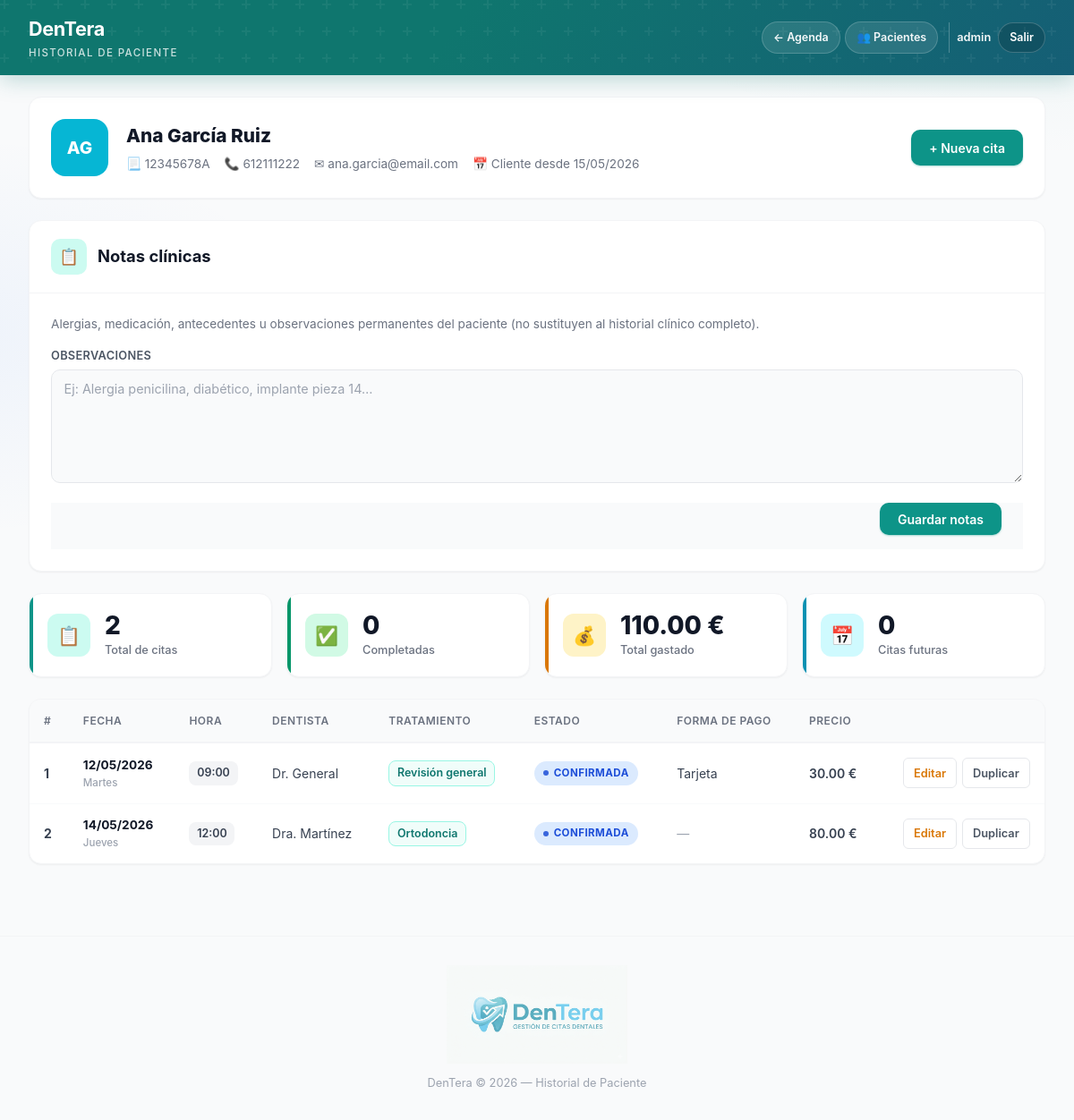
Screenshot of /paciente.php?id=1 (signed in) with the database file from the repository.
### tables this page shows
CREATE TABLE IF NOT EXISTS pacientes (
    id INT AUTO_INCREMENT PRIMARY KEY,
    nombre VARCHAR(120) NOT NULL,
    dni VARCHAR(20) DEFAULT '',
    telefono VARCHAR(20) DEFAULT '',
    email VARCHAR(120) DEFAULT '',
    notas_clinicas TEXT NULL COMMENT 'Alergias, antecedentes, observaciones clínicas',
    creado TIMESTAMP DEFAULT CURRENT_TIMESTAMP,
    actualizado TIMESTAMP DEFAULT CURRENT_TIMESTAMP ON UPDATE CURRENT_TIMESTAMP,
    INDEX idx_nombre (nombre),
    INDEX idx_dni (dni),
    INDEX idx_email (email)
);

CREATE TABLE IF NOT EXISTS citas (
    id INT AUTO_INCREMENT PRIMARY KEY,
    paciente_id INT NULL,
    paciente VARCHAR(120) NOT NULL,
    dni VARCHAR(20) DEFAULT '',
    telefono VARCHAR(20) DEFAULT '',
    email VARCHAR(120) DEFAULT '',
    fecha DATE NOT NULL,
    hora TIME NOT NULL,
    orden_agenda INT NULL DEFAULT NULL COMMENT 'Orden manual en listado (misma fecha)',
    dentista VARCHAR(100) DEFAULT '',
    doctor_id INT NULL,
    motivo VARCHAR(255) DEFAULT '',
    tratamiento_id INT NULL,
    estado ENUM('pendiente', 'confirmada', 'cancelada', 'completada') DEFAULT 'pendiente',
    forma_pago VARCHAR(30) DEFAULT '',
    usuario_id INT NULL,
    notas TEXT,
    creado TIMESTAMP DEFAULT CURRENT_TIMESTAMP,
    actualizado TIMESTAMP DEFAULT CURRENT_TIMESTAMP ON UPDATE CURRENT_TIMESTAMP,
    INDEX idx_fecha (fecha),
    INDEX idx_cita_fecha_orden (fecha, orden_agenda),
    INDEX idx_estado (estado),
    INDEX idx_paciente (paciente),
    INDEX idx_cita_paciente (paciente_id),
    INDEX idx_doctor (doctor_id),
    INDEX idx_tratamiento (tratamiento_id),
    INDEX idx_cita_usuario (usuario_id),
    FOREIGN KEY (paciente_id) REFERENCES pacientes(id) ON DELETE SET NULL,
    FOREIGN KEY (doctor_id) REFERENCES doctores(id) ON DELETE SET NULL,
    FOREIGN KEY (tratamiento_id) REFERENCES tratamientos(id) ON DELETE SET NULL,
    FOREIGN KEY (usuario_id) REFERENCES usuarios(id) ON DELETE SET NULL
);

CREATE TABLE IF NOT EXISTS doctores (
    id INT AUTO_INCREMENT PRIMARY KEY,
    nombre VARCHAR(100) NOT NULL,
    especialidad VARCHAR(100) DEFAULT '',
    tipo ENUM('doctor','higienista') DEFAULT 'doctor',
    telefono VARCHAR(20) DEFAULT '',
    email VARCHAR(120) DEFAULT '',
    activo TINYINT(1) DEFAULT 1,
    usuario_id INT NULL,
    creado TIMESTAMP DEFAULT CURRENT_TIMESTAMP,
    INDEX idx_doc_usuario (usuario_id),
    FOREIGN KEY (usuario_id) REFERENCES usuarios(id) ON DELETE SET NULL
);

CREATE TABLE IF NOT EXISTS tratamientos (
    id INT AUTO_INCREMENT PRIMARY KEY,
    nombre VARCHAR(100) NOT NULL UNIQUE,
    descripcion VARCHAR(255) DEFAULT '',
    duracion INT DEFAULT 30,
    precio DECIMAL(8,2) DEFAULT 0.00,
    activo TINYINT(1) DEFAULT 1,
    usuario_id INT NULL,
    creado TIMESTAMP DEFAULT CURRENT_TIMESTAMP,
    INDEX idx_trat_usuario (usuario_id),
    FOREIGN KEY (usuario_id) REFERENCES usuarios(id) ON DELETE SET NULL
);

### paciente.php (the view, shortened to what this page needs)
<?php
require_once 'config.php';
$id = (int) ($_GET['id'] ?? 0);
$stmt = $pdo->prepare('SELECT * FROM pacientes WHERE id = ?');
$stmt->execute([$id]);
$paciente = $stmt->fetch();
$stmtCitas = $pdo->prepare("SELECT c.*, t.nombre as tratamiento_nombre, t.precio as tratamiento_precio,
                                   d.nombre as doctor_nombre, d.especialidad as doctor_especialidad
                            FROM citas c
                            LEFT JOIN tratamientos t ON c.tratamiento_id = t.id
                            LEFT JOIN doctores d ON c.doctor_id = d.id
                            WHERE c.paciente_id = ?
                            ORDER BY c.fecha ASC, c.hora ASC");
$stmtCitas->execute([$id]);
$citas = $stmtCitas->fetchAll();
$totalGastado = 0;
$totalCitas = count($citas);
$citasCompletadas = 0;
foreach ($citas as $c) {
    if ($c['tratamiento_precio'] !== null && $c['estado'] !== 'cancelada') {
        $totalGastado += (float) $c['tratamiento_precio'];
    }
}
function traduccion($e) {
    return [
        'pendiente'  => 'Pendiente',
        'confirmada' => 'Confirmada',
        'cancelada'  => 'Cancelada',
        'completada' => 'Completada',
    ][$e] ?? $e;
}
function diaSemana($fecha) {
    $dias = ['Domingo','Lunes','Martes','Miércoles','Jueves','Viernes','Sábado'];
    return $dias[date('w', strtotime($fecha))];
}
$formas_pago = [
    'efectivo' => 'Efectivo',
    'tarjeta' => 'Tarjeta',
    'transferencia' => 'Transferencia',
    'bizum' => 'Bizum',
    'seguro' => 'Seguro médico',
];
?>
<!DOCTYPE html>
<html lang="es">
<head>
    <link rel="stylesheet" href="estilos.css">
</head>
<body>
<?php
require __DIR__ . '/inc/header.php';
?>
<main class="container">
    <div class="patient-history-header">
        <div class="patient-history-main">
            <div class="patient-avatar-lg" style="background:<?= colorAvatar($paciente['nombre']) ?>">
                <?= iniciales($paciente['nombre']) ?>
            </div>
            <div class="patient-info-lg">
                <h2><?= htmlspecialchars($paciente['nombre']) ?></h2>
                <div class="patient-meta">
                    <?php if ($paciente['dni']): ?>
                        <span>&#x1F4C3; <?= htmlspecialchars($paciente['dni']) ?></span>
                    <?php endif; ?>
                    <?php if ($paciente['telefono']): ?>
                        <span>&#x1F4DE; <?= htmlspecialchars($paciente['telefono']) ?></span>
                    <?php endif; ?>
                    <?php if ($paciente['email']): ?>
                        <span>&#x2709; <?= htmlspecialchars($paciente['email']) ?></span>
                    <?php endif; ?>
                    <span>&#x1F4C5; Cliente desde <?= date('d/m/Y', strtotime($paciente['creado'])) ?></span>
                </div>
            </div>
        </div>
        <div class="patient-history-actions no-print">
            <a href="crear.php?desde_paciente=<?= $id ?>" class="btn btn-primary">+ Nueva cita</a>
        </div>
    </div>
    <div class="form-card notas-clinicas-card no-print">
        <div class="form-header">
            <div class="form-header-icon">&#x1F4CB;</div>
            <h2>Notas clínicas</h2>
        </div>
        <form method="post" class="form-body">
            <p class="notas-clinicas-hint">Alergias, medicación, antecedentes u observaciones permanentes del paciente (no sustituyen al historial clínico completo).</p>
            <div class="form-group full">
                <label for="notas_clinicas">Observaciones</label>
                <textarea id="notas_clinicas" name="notas_clinicas" rows="5" class="notas-clinicas-textarea"
                          placeholder="Ej: Alergia penicilina, diabético, implante pieza 14…"><?= htmlspecialchars($paciente['notas_clinicas'] ?? '') ?></textarea>
            </div>
            <div class="form-footer" style="border-top:none;padding-top:0;">
                <button type="submit" class="btn btn-primary">Guardar notas</button>
            </div>
        </form>
    </div>
    <div class="stats">
        <div class="stat-card blue">
            <div class="stat-icon">&#x1F4CB;</div>
            <div class="stat-info">
                <div class="stat-num"><?= $totalCitas ?></div>
                <div class="stat-label">Total de citas</div>
            </div>
        </div>
        <div class="stat-card green">
            <div class="stat-icon">&#x2705;</div>
            <div class="stat-info">
                <div class="stat-num"><?= $citasCompletadas ?></div>
                <div class="stat-label">Completadas</div>
            </div>
        </div>
        <div class="stat-card yellow">
            <div class="stat-icon">&#x1F4B0;</div>
            <div class="stat-info">
                <div class="stat-num"><?= number_format($totalGastado, 2) ?> €</div>
                <div class="stat-label">Total gastado</div>
            </div>
        </div>
        <div class="stat-card cyan">
            <div class="stat-icon">&#x1F4C5;</div>
            <div class="stat-info">
                <div class="stat-num"><?= count(array_filter($citas, fn($c) => strtotime($c['fecha']) >= strtotime(date('Y-m-d')) && $c['estado'] !== 'cancelada')) ?></div>
                <div class="stat-label">Citas futuras</div>
            </div>
        </div>
    </div>
    <div class="table-wrapper">
        <?php if (count($citas) === 0): ?>
            <div class="empty">
                <div class="empty-icon">&#x1F4CB;</div>
                <h3>Sin citas registradas</h3>
                <p>Este paciente no tiene citas en el sistema.</p>
            </div>
        <?php else: ?>
            <table>
                <thead>
                    <tr>
                        <th>#</th>
                        <th>Fecha</th>
                        <th>Hora</th>
                        <th>Dentista</th>
                        <th>Tratamiento</th>
                        <th>Estado</th>
                        <th class="hide-mobile">Forma de pago</th>
                        <th class="hide-mobile">Precio</th>
                        <th></th>
                    </tr>
                </thead>
                <tbody>
                    <?php $num = 0; foreach ($citas as $c): $num++; ?>
                    <tr>
                        <td><strong><?= $num ?></strong></td>
                        <td>
                            <div class="date-cell">
                                <span class="date-main"><?= date('d/m/Y', strtotime($c['fecha'])) ?></span>
                                <span class="date-day"><?= diaSemana($c['fecha']) ?></span>
                            </div>
                        </td>
                        <td><span class="time-badge"><?= date('H:i', strtotime($c['hora'])) ?></span></td>
                        <td><?= htmlspecialchars($c['doctor_nombre'] ?: '—') ?></td>
                        <td>
                            <?php if ($c['tratamiento_nombre']): ?>
                                <span class="treatment-badge"><?= htmlspecialchars($c['tratamiento_nombre']) ?></span>
                            <?php else: ?>
                                <span style="color:var(--gray-400);font-size:0.8rem;">—</span>
                            <?php endif; ?>
                        </td>
                        <td>
                            <span class="badge badge-<?= $c['estado'] ?>">
                                <span class="badge-dot"></span>
                                <?= traduccion($c['estado']) ?>
                            </span>
                        </td>
                        <td class="hide-mobile">
                            <?php if ($c['forma_pago']): ?>
                                <?= htmlspecialchars($formas_pago[$c['forma_pago']] ?? $c['forma_pago']) ?>
                            <?php else: ?>
                                <span style="color:var(--gray-400);">—</span>
                            <?php endif; ?>
                        </td>
                        <td class="hide-mobile" style="font-weight:600;">
                            <?php if ($c['tratamiento_precio'] !== null && $c['estado'] !== 'cancelada'): ?>
                                <?= number_format($c['tratamiento_precio'], 2) ?> €
                            <?php else: ?>
                                <span style="color:var(--gray-400);">—</span>
                            <?php endif; ?>
                        </td>
                        <td>
                            <div class="actions">
                                <a href="editar.php?id=<?= $c['id'] ?>" class="btn btn-warning btn-sm">Editar</a>
                                <a href="duplicar_cita.php?id=<?= $c['id'] ?>" class="btn btn-outline btn-sm" title="Nueva cita con los mismos datos">Duplicar</a>
                            </div>
                        </td>
                    </tr>
                    <?php endforeach; ?>
                </tbody>
            </table>
        <?php endif; ?>
    </div>
</main>
<?php
require __DIR__ . '/inc/footer.php';
?>
</body>
</html>
<?php
function colorAvatar($nombre) {
    $colors = ['#6366f1','#8b5cf6','#ec4899','#f43f5e','#f97316','#eab308','#22c55e','#14b8a6','#06b6d4','#3b82f6'];
    $idx = 0;
    foreach (str_split($nombre) as $c) { $idx += ord($c); }
    return $colors[$idx % count($colors)];
}
function iniciales($nombre) {
    $parts = explode(' ', trim($nombre));
    if (count($parts) >= 2) {
        return strtoupper(mb_substr($parts[0], 0, 1) . mb_substr($parts[1], 0, 1));
    }
    return strtoupper(mb_substr($nombre, 0, 2));
}
?>

### rows the page displays
pacientes: nombre "AG", nombre "Ana García Ruiz", dni "12345678A", telefono "612111222", email "ana.garcia@email.com", creado "15/05/2026"
citas: fecha "12/05/2026", fecha "Martes", hora "09:00", doctor.nombre "Dr. General", tratamiento.nombre "Revisión general", estado "CONFIRMADA", forma_pago "Tarjeta", tratamiento.precio "30.00"
citas: fecha "14/05/2026", fecha "Jueves", hora "12:00", doctor.nombre "Dra. Martínez", tratamiento.nombre "Ortodoncia", estado "CONFIRMADA", tratamiento.precio "80.00"

### other values shown
$header_tagline "HISTORIAL DE PACIENTE"
$nombreUsuario "admin"
$totalCitas "2"
$citasCompletadas "0"
$totalGastado "110.00"
$footer_subtitulo "Historial de Paciente"
